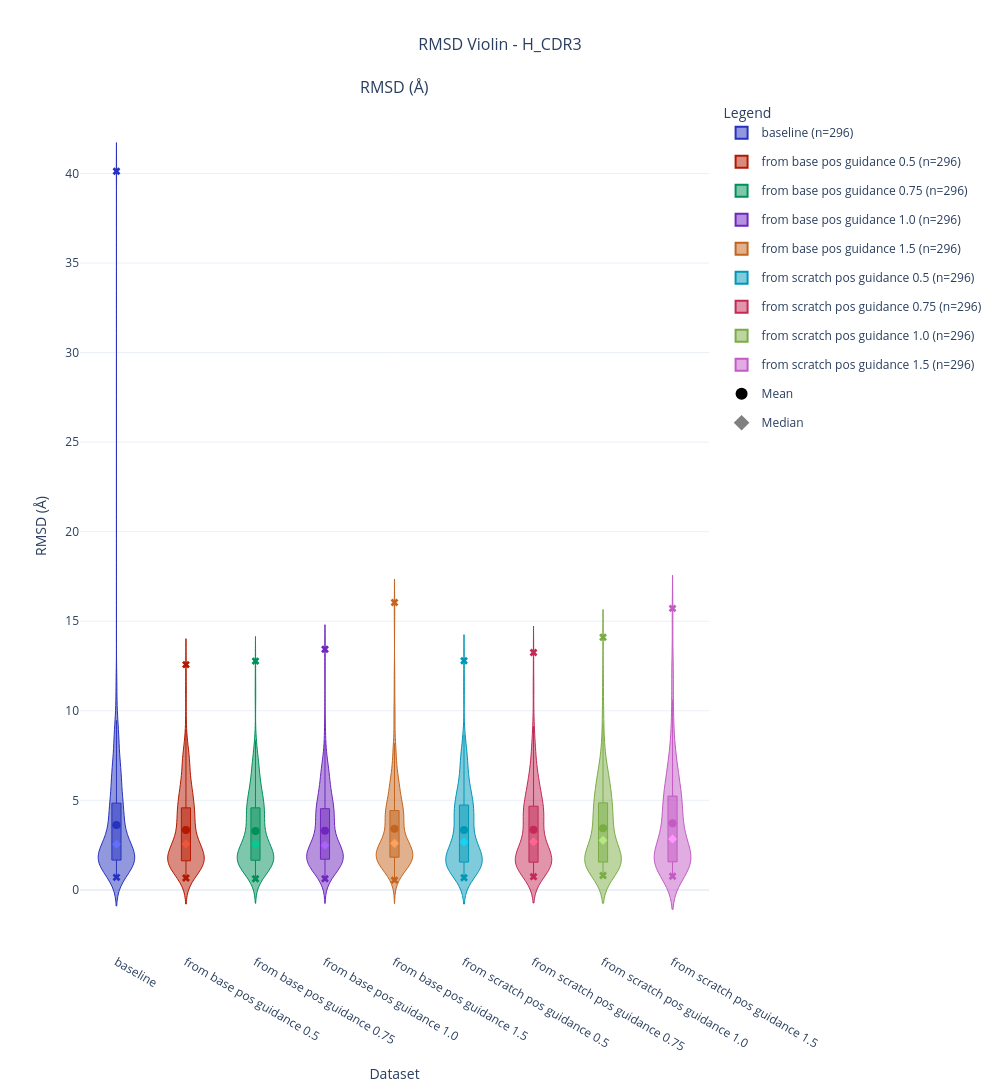

Notebook code cell kept with this figure:
### Code cell
#we now have combined with all experiments and we can plot the violin plots we extract a new df for each experiment and put them in a dict we extract this from combined for every experiment_id
exps = {}
for exp_id in combined['experiment_id'].unique():
    exps[exp_id] = combined[combined['experiment_id'] == exp_id]


params = ViolinParams(value_column=['rmsd'], show_points=False, show_whiskers=False)
fig = plot_violin_distributions(
    exps,
    cdr_target='H_CDR3',
    title='RMSD Violin',
    params=params,
    height=1200,
    confidence_level=1.0,
    rename_dict= rename_dict
)

### Figure 1 — Plotly figure (JSON) as saved in the notebook; plotly's stock layout.template omitted (floating-point values rounded to 4 significant figures; data arrays with more than 128 entries replaced by an {"elided": "..."} marker saying what was removed)
{"data": [{"alignmentgroup": "baseline", "box": {"visible": true}, "hovertemplate": "<b>baseline</b><br>Count: 296<br>Mean: 3.621 Å<br>Median: 2.549 Å<extra></extra>", "legendgroup": "baseline", "line": {"color": "rgb(39, 50, 190)", "width": 1}, "marker": {"color": "#636EFA", "opacity": 0.6}, "meanline": {"visible": true}, "name": "baseline (n=296)", "offsetgroup": "baseline", "points": false, "scalemode": "width", "showlegend": true, "type": "violin", "x": {"elided": "296 str values"}, "xaxis": "x", "y": {"elided": "296 float values"}, "yaxis": "y"}, {"hovertemplate": "<b>baseline mean</b>: 3.621 Å<extra></extra>", "marker": {"color": "rgb(39, 50, 190)", "size": 8, "symbol": "circle"}, "mode": "markers", "name": "baseline mean", "showlegend": false, "type": "scatter", "x": ["baseline"], "xaxis": "x", "y": [3.621], "yaxis": "y"}, {"hovertemplate": "<b>baseline median</b>: 2.549 Å<extra></extra>", "marker": {"color": "#636EFA", "size": 7, "symbol": "diamond"}, "mode": "markers", "name": "baseline median", "showlegend": false, "type": "scatter", "x": ["baseline"], "xaxis": "x", "y": [2.549], "yaxis": "y"}, {"hovertemplate": "<b>baseline min/max</b><br>min: 0.700 Å<br>max: 40.123 Å<extra></extra>", "marker": {"color": "rgb(39, 50, 190)", "size": 7, "symbol": "x"}, "mode": "markers", "name": "baseline min/max", "showlegend": false, "type": "scatter", "x": ["baseline", "baseline"], "xaxis": "x", "y": [0.6998, 40.12], "yaxis": "y"}, {"alignmentgroup": "from base pos guidance 0.5", "box": {"visible": true}, "hovertemplate": "<b>from base pos guidance 0.5</b><br>Count: 296<br>Mean: 3.343 Å<br>Median: 2.567 Å<extra></extra>", "legendgroup": "from base pos guidance 0.5", "line": {"color": "rgb(179, 25, 0)", "width": 1}, "marker": {"color": "#EF553B", "opacity": 0.6}, "meanline": {"visible": true}, "name": "from base pos guidance 0.5 (n=296)", "offsetgroup": "from base pos guidance 0.5", "points": false, "scalemode": "width", "showlegend": true, "type": "violin", "x": {"elided": "296 str values"}, "xaxis": "x", "y": {"elided": "296 float values"}, "yaxis": "y"}, {"hovertemplate": "<b>from base pos guidance 0.5 mean</b>: 3.343 Å<extra></extra>", "marker": {"color": "rgb(179, 25, 0)", "size": 8, "symbol": "circle"}, "mode": "markers", "name": "from base pos guidance 0.5 mean", "showlegend": false, "type": "scatter", "x": ["from base pos guidance 0.5"], "xaxis": "x", "y": [3.343], "yaxis": "y"}, {"hovertemplate": "<b>from base pos guidance 0.5 median</b>: 2.567 Å<extra></extra>", "marker": {"color": "#EF553B", "size": 7, "symbol": "diamond"}, "mode": "markers", "name": "from base pos guidance 0.5 median", "showlegend": false, "type": "scatter", "x": ["from base pos guidance 0.5"], "xaxis": "x", "y": [2.567], "yaxis": "y"}, {"hovertemplate": "<b>from base pos guidance 0.5 min/max</b><br>min: 0.660 Å<br>max: 12.577 Å<extra></extra>", "marker": {"color": "rgb(179, 25, 0)", "size": 7, "symbol": "x"}, "mode": "markers", "name": "from base pos guidance 0.5 min/max", "showlegend": false, "type": "scatter", "x": ["from base pos guidance 0.5", "from base pos guidance 0.5"], "xaxis": "x", "y": [0.6597, 12.58], "yaxis": "y"}, {"alignmentgroup": "from base pos guidance 0.75", "box": {"visible": true}, "hovertemplate": "<b>from base pos guidance 0.75</b><br>Count: 296<br>Mean: 3.291 Å<br>Median: 2.539 Å<extra></extra>", "legendgroup": "from base pos guidance 0.75", "line": {"color": "rgb(0, 144, 90)", "width": 1}, "marker": {"color": "#00CC96", "opacity": 0.6}, "meanline": {"visible": true}, "name": "from base pos guidance 0.75 (n=296)", "offsetgroup": "from base pos guidance 0.75", "points": false, "scalemode": "width", "showlegend": true, "type": "violin", "x": {"elided": "296 str values"}, "xaxis": "x", "y": {"elided": "296 float values"}, "yaxis": "y"}, {"hovertemplate": "<b>from base pos guidance 0.75 mean</b>: 3.291 Å<extra></extra>", "marker": {"color": "rgb(0, 144, 90)", "size": 8, "symbol": "circle"}, "mode": "markers", "name": "from base pos guidance 0.75 mean", "showlegend": false, "type": "scatter", "x": ["from base pos guidance 0.75"], "xaxis": "x", "y": [3.291], "yaxis": "y"}, {"hovertemplate": "<b>from base pos guidance 0.75 median</b>: 2.539 Å<extra></extra>", "marker": {"color": "#00CC96", "size": 7, "symbol": "diamond"}, "mode": "markers", "name": "from base pos guidance 0.75 median", "showlegend": false, "type": "scatter", "x": ["from base pos guidance 0.75"], "xaxis": "x", "y": [2.539], "yaxis": "y"}, {"hovertemplate": "<b>from base pos guidance 0.75 min/max</b><br>min: 0.624 Å<br>max: 12.775 Å<extra></extra>", "marker": {"color": "rgb(0, 144, 90)", "size": 7, "symbol": "x"}, "mode": "markers", "name": "from base pos guidance 0.75 min/max", "showlegend": false, "type": "scatter", "x": ["from base pos guidance 0.75", "from base pos guidance 0.75"], "xaxis": "x", "y": [0.6244, 12.77], "yaxis": "y"}, {"alignmentgroup": "from base pos guidance 1.0", "box": {"visible": true}, "hovertemplate": "<b>from base pos guidance 1.0</b><br>Count: 296<br>Mean: 3.299 Å<br>Median: 2.495 Å<extra></extra>", "legendgroup": "from base pos guidance 1.0", "line": {"color": "rgb(111, 39, 190)", "width": 1}, "marker": {"color": "#AB63FA", "opacity": 0.6}, "meanline": {"visible": true}, "name": "from base pos guidance 1.0 (n=296)", "offsetgroup": "from base pos guidance 1.0", "points": false, "scalemode": "width", "showlegend": true, "type": "violin", "x": {"elided": "296 str values"}, "xaxis": "x", "y": {"elided": "296 float values"}, "yaxis": "y"}, {"hovertemplate": "<b>from base pos guidance 1.0 mean</b>: 3.299 Å<extra></extra>", "marker": {"color": "rgb(111, 39, 190)", "size": 8, "symbol": "circle"}, "mode": "markers", "name": "from base pos guidance 1.0 mean", "showlegend": false, "type": "scatter", "x": ["from base pos guidance 1.0"], "xaxis": "x", "y": [3.299], "yaxis": "y"}, {"hovertemplate": "<b>from base pos guidance 1.0 median</b>: 2.495 Å<extra></extra>", "marker": {"color": "#AB63FA", "size": 7, "symbol": "diamond"}, "mode": "markers", "name": "from base pos guidance 1.0 median", "showlegend": false, "type": "scatter", "x": ["from base pos guidance 1.0"], "xaxis": "x", "y": [2.495], "yaxis": "y"}, {"hovertemplate": "<b>from base pos guidance 1.0 min/max</b><br>min: 0.620 Å<br>max: 13.431 Å<extra></extra>", "marker": {"color": "rgb(111, 39, 190)", "size": 7, "symbol": "x"}, "mode": "markers", "name": "from base pos guidance 1.0 min/max", "showlegend": false, "type": "scatter", "x": ["from base pos guidance 1.0", "from base pos guidance 1.0"], "xaxis": "x", "y": [0.6201, 13.43], "yaxis": "y"}, {"alignmentgroup": "from base pos guidance 1.5", "box": {"visible": true}, "hovertemplate": "<b>from base pos guidance 1.5</b><br>Count: 296<br>Mean: 3.415 Å<br>Median: 2.599 Å<extra></extra>", "legendgroup": "from base pos guidance 1.5", "line": {"color": "rgb(195, 101, 30)", "width": 1}, "marker": {"color": "#FFA15A", "opacity": 0.6}, "meanline": {"visible": true}, "name": "from base pos guidance 1.5 (n=296)", "offsetgroup": "from base pos guidance 1.5", "points": false, "scalemode": "width", "showlegend": true, "type": "violin", "x": {"elided": "296 str values"}, "xaxis": "x", "y": {"elided": "296 float values"}, "yaxis": "y"}, {"hovertemplate": "<b>from base pos guidance 1.5 mean</b>: 3.415 Å<extra></extra>", "marker": {"color": "rgb(195, 101, 30)", "size": 8, "symbol": "circle"}, "mode": "markers", "name": "from base pos guidance 1.5 mean", "showlegend": false, "type": "scatter", "x": ["from base pos guidance 1.5"], "xaxis": "x", "y": [3.415], "yaxis": "y"}, {"hovertemplate": "<b>from base pos guidance 1.5 median</b>: 2.599 Å<extra></extra>", "marker": {"color": "#FFA15A", "size": 7, "symbol": "diamond"}, "mode": "markers", "name": "from base pos guidance 1.5 median", "showlegend": false, "type": "scatter", "x": ["from base pos guidance 1.5"], "xaxis": "x", "y": [2.599], "yaxis": "y"}, {"hovertemplate": "<b>from base pos guidance 1.5 min/max</b><br>min: 0.545 Å<br>max: 16.047 Å<extra></extra>", "marker": {"color": "rgb(195, 101, 30)", "size": 7, "symbol": "x"}, "mode": "markers", "name": "from base pos guidance 1.5 min/max", "showlegend": false, "type": "scatter", "x": ["from base pos guidance 1.5", "from base pos guidance 1.5"], "xaxis": "x", "y": [0.545, 16.05], "yaxis": "y"}, {"alignmentgroup": "from scratch pos guidance 0.5", "box": {"visible": true}, "hovertemplate": "<b>from scratch pos guidance 0.5</b><br>Count: 296<br>Mean: 3.344 Å<br>Median: 2.680 Å<extra></extra>", "legendgroup": "from scratch pos guidance 0.5", "line": {"color": "rgb(0, 151, 183)", "width": 1}, "marker": {"color": "#19D3F3", "opacity": 0.6}, "meanline": {"visible": true}, "name": "from scratch pos guidance 0.5 (n=296)", "offsetgroup": "from scratch pos guidance 0.5", "points": false, "scalemode": "width", "showlegend": true, "type": "violin", "x": {"elided": "296 str values"}, "xaxis": "x", "y": {"elided": "296 float values"}, "yaxis": "y"}, {"hovertemplate": "<b>from scratch pos guidance 0.5 mean</b>: 3.344 Å<extra></extra>", "marker": {"color": "rgb(0, 151, 183)", "size": 8, "symbol": "circle"}, "mode": "markers", "name": "from scratch pos guidance 0.5 mean", "showlegend": false, "type": "scatter", "x": ["from scratch pos guidance 0.5"], "xaxis": "x", "y": [3.344], "yaxis": "y"}, {"hovertemplate": "<b>from scratch pos guidance 0.5 median</b>: 2.680 Å<extra></extra>", "marker": {"color": "#19D3F3", "size": 7, "symbol": "diamond"}, "mode": "markers", "name": "from scratch pos guidance 0.5 median", "showlegend": false, "type": "scatter", "x": ["from scratch pos guidance 0.5"], "xaxis": "x", "y": [2.68], "yaxis": "y"}, {"hovertemplate": "<b>from scratch pos guidance 0.5 min/max</b><br>min: 0.674 Å<br>max: 12.790 Å<extra></extra>", "marker": {"color": "rgb(0, 151, 183)", "size": 7, "symbol": "x"}, "mode": "markers", "name": "from scratch pos guidance 0.5 min/max", "showlegend": false, "type": "scatter", "x": ["from scratch pos guidance 0.5", "from scratch pos guidance 0.5"], "xaxis": "x", "y": [0.6735, 12.79], "yaxis": "y"}, {"alignmentgroup": "from scratch pos guidance 0.75", "box": {"visible": true}, "hovertemplate": "<b>from scratch pos guidance 0.75</b><br>Count: 296<br>Mean: 3.352 Å<br>Median: 2.686 Å<extra></extra>", "legendgroup": "from scratch pos guidance 0.75", "line": {"color": "rgb(195, 42, 86)", "width": 1}, "marker": {"color": "#FF6692", "opacity": 0.6}, "meanline": {"visible": true}, "name": "from scratch pos guidance 0.75 (n=296)", "offsetgroup": "from scratch pos guidance 0.75", "points": false, "scalemode": "width", "showlegend": true, "type": "violin", "x": {"elided": "296 str values"}, "xaxis": "x", "y": {"elided": "296 float values"}, "yaxis": "y"}, {"hovertemplate": "<b>from scratch pos guidance 0.75 mean</b>: 3.352 Å<extra></extra>", "marker": {"color": "rgb(195, 42, 86)", "size": 8, "symbol": "circle"}, "mode": "markers", "name": "from scratch pos guidance 0.75 mean", "showlegend": false, "type": "scatter", "x": ["from scratch pos guidance 0.75"], "xaxis": "x", "y": [3.352], "yaxis": "y"}, {"hovertemplate": "<b>from scratch pos guidance 0.75 median</b>: 2.686 Å<extra></extra>", "marker": {"color": "#FF6692", "size": 7, "symbol": "diamond"}, "mode": "markers", "name": "from scratch pos guidance 0.75 median", "showlegend": false, "type": "scatter", "x": ["from scratch pos guidance 0.75"], "xaxis": "x", "y": [2.686], "yaxis": "y"}, {"hovertemplate": "<b>from scratch pos guidance 0.75 min/max</b><br>min: 0.739 Å<br>max: 13.258 Å<extra></extra>", "marker": {"color": "rgb(195, 42, 86)", "size": 7, "symbol": "x"}, "mode": "markers", "name": "from scratch pos guidance 0.75 min/max", "showlegend": false, "type": "scatter", "x": ["from scratch pos guidance 0.75", "from scratch pos guidance 0.75"], "xaxis": "x", "y": [0.7391, 13.26], "yaxis": "y"}, {"alignmentgroup": "from scratch pos guidance 1.0", "box": {"visible": true}, "hovertemplate": "<b>from scratch pos guidance 1.0</b><br>Count: 296<br>Mean: 3.449 Å<br>Median: 2.771 Å<extra></extra>", "legendgroup": "from scratch pos guidance 1.0", "line": {"color": "rgb(122, 172, 68)", "width": 1}, "marker": {"color": "#B6E880", "opacity": 0.6}, "meanline": {"visible": true}, "name": "from scratch pos guidance 1.0 (n=296)", "offsetgroup": "from scratch pos guidance 1.0", "points": false, "scalemode": "width", "showlegend": true, "type": "violin", "x": {"elided": "296 str values"}, "xaxis": "x", "y": {"elided": "296 float values"}, "yaxis": "y"}, {"hovertemplate": "<b>from scratch pos guidance 1.0 mean</b>: 3.449 Å<extra></extra>", "marker": {"color": "rgb(122, 172, 68)", "size": 8, "symbol": "circle"}, "mode": "markers", "name": "from scratch pos guidance 1.0 mean", "showlegend": false, "type": "scatter", "x": ["from scratch pos guidance 1.0"], "xaxis": "x", "y": [3.449], "yaxis": "y"}, {"hovertemplate": "<b>from scratch pos guidance 1.0 median</b>: 2.771 Å<extra></extra>", "marker": {"color": "#B6E880", "size": 7, "symbol": "diamond"}, "mode": "markers", "name": "from scratch pos guidance 1.0 median", "showlegend": false, "type": "scatter", "x": ["from scratch pos guidance 1.0"], "xaxis": "x", "y": [2.771], "yaxis": "y"}, {"hovertemplate": "<b>from scratch pos guidance 1.0 min/max</b><br>min: 0.805 Å<br>max: 14.106 Å<extra></extra>", "marker": {"color": "rgb(122, 172, 68)", "size": 7, "symbol": "x"}, "mode": "markers", "name": "from scratch pos guidance 1.0 min/max", "showlegend": false, "type": "scatter", "x": ["from scratch pos guidance 1.0", "from scratch pos guidance 1.0"], "xaxis": "x", "y": [0.8052, 14.11], "yaxis": "y"}, {"alignmentgroup": "from scratch pos guidance 1.5", "box": {"visible": true}, "hovertemplate": "<b>from scratch pos guidance 1.5</b><br>Count: 296<br>Mean: 3.727 Å<br>Median: 2.845 Å<extra></extra>", "legendgroup": "from scratch pos guidance 1.5", "line": {"color": "rgb(195, 91, 195)", "width": 1}, "marker": {"color": "#FF97FF", "opacity": 0.6}, "meanline": {"visible": true}, "name": "from scratch pos guidance 1.5 (n=296)", "offsetgroup": "from scratch pos guidance 1.5", "points": false, "scalemode": "width", "showlegend": true, "type": "violin", "x": {"elided": "296 str values"}, "xaxis": "x", "y": {"elided": "296 float values"}, "yaxis": "y"}, {"hovertemplate": "<b>from scratch pos guidance 1.5 mean</b>: 3.727 Å<extra></extra>", "marker": {"color": "rgb(195, 91, 195)", "size": 8, "symbol": "circle"}, "mode": "markers", "name": "from scratch pos guidance 1.5 mean", "showlegend": false, "type": "scatter", "x": ["from scratch pos guidance 1.5"], "xaxis": "x", "y": [3.727], "yaxis": "y"}, {"hovertemplate": "<b>from scratch pos guidance 1.5 median</b>: 2.845 Å<extra></extra>", "marker": {"color": "#FF97FF", "size": 7, "symbol": "diamond"}, "mode": "markers", "name": "from scratch pos guidance 1.5 median", "showlegend": false, "type": "scatter", "x": ["from scratch pos guidance 1.5"], "xaxis": "x", "y": [2.845], "yaxis": "y"}, {"hovertemplate": "<b>from scratch pos guidance 1.5 min/max</b><br>min: 0.758 Å<br>max: 15.717 Å<extra></extra>", "marker": {"color": "rgb(195, 91, 195)", "size": 7, "symbol": "x"}, "mode": "markers", "name": "from scratch pos guidance 1.5 min/max", "showlegend": false, "type": "scatter", "x": ["from scratch pos guidance 1.5", "from scratch pos guidance 1.5"], "xaxis": "x", "y": [0.7579, 15.72], "yaxis": "y"}, {"legendgroup": "mean", "marker": {"color": "black", "size": 8, "symbol": "circle"}, "mode": "markers", "name": "Mean", "showlegend": true, "type": "scatter", "x": [null], "y": [null]}, {"legendgroup": "median", "marker": {"color": "gray", "size": 7, "symbol": "diamond"}, "mode": "markers", "name": "Median", "showlegend": true, "type": "scatter", "x": [null], "y": [null]}], "layout": {"annotations": [{"font": {"size": 16}, "showarrow": false, "text": "RMSD (Å)", "x": 0.5, "xanchor": "center", "xref": "paper", "y": 1, "yanchor": "bottom", "yref": "paper"}], "height": 1200, "legend": {"itemsizing": "constant", "orientation": "v", "title": {"text": "Legend"}, "x": 1.02, "xanchor": "left", "y": 1, "yanchor": "top"}, "title": {"font": {"size": 16}, "text": "RMSD Violin - H_CDR3", "x": 0.5, "xanchor": "center"}, "violingap": 0.25, "violinmode": "group", "width": 1000, "xaxis": {"anchor": "y", "categoryarray": ["baseline", "from base pos guidance 0.5", "from base pos guidance 0.75", "from base pos guidance 1.0", "from base pos guidance 1.5", "from scratch pos guidance 0.5", "from scratch pos guidance 0.75", "from scratch pos guidance 1.0", "from scratch pos guidance 1.5"], "categoryorder": "array", "domain": [0, 1], "title": {"text": "Dataset"}}, "yaxis": {"anchor": "x", "domain": [0, 1], "title": {"text": "RMSD (Å)"}}}}
